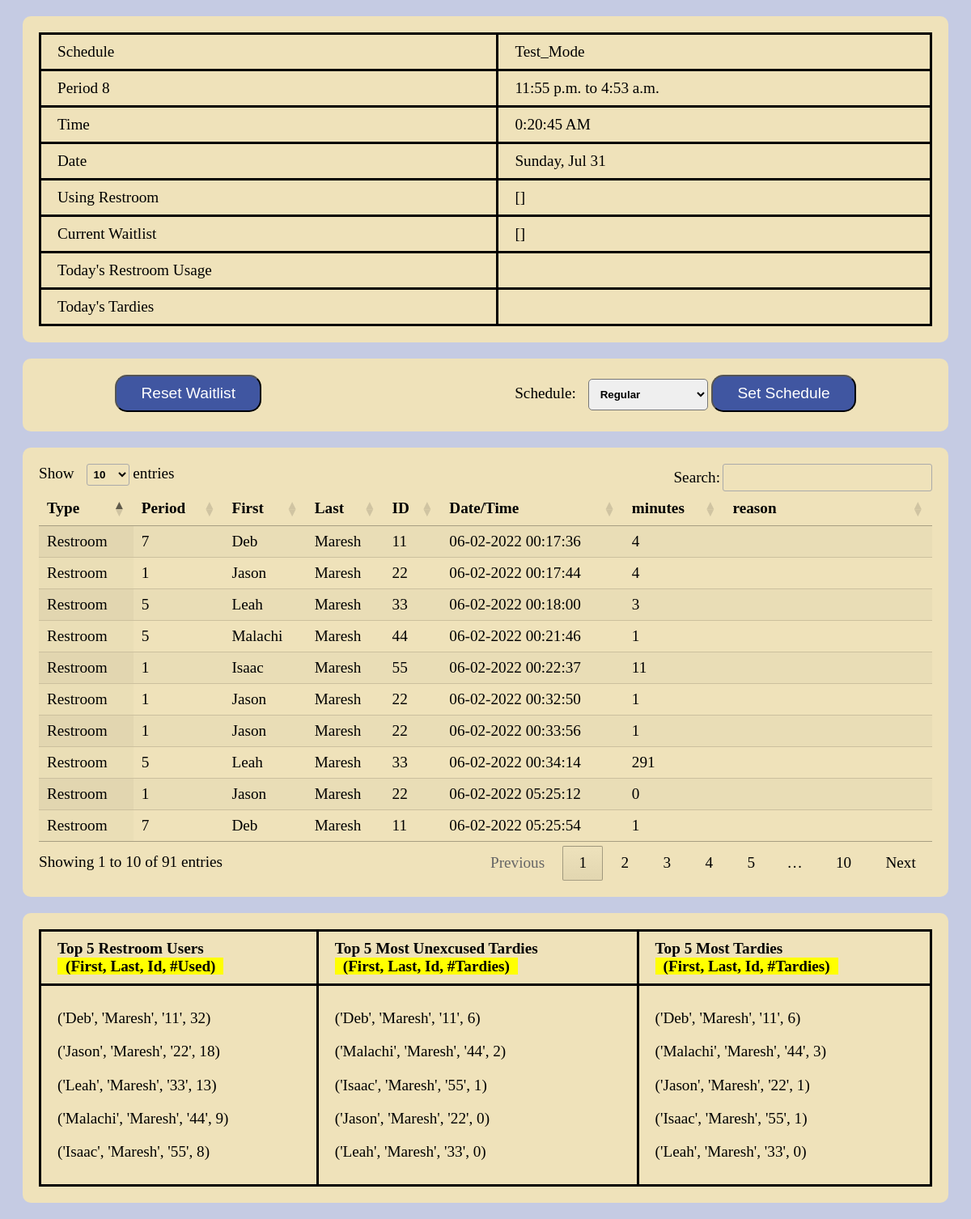
The page /dashboard (signed in) on the database its author committed.
### attendance/models.py (models this page shows)
class Schedule (models.Model):
    id = models.AutoField(primary_key=True)
    schedule_name = models.CharField(max_length=20)
    active = models.BooleanField()
    period_0 = models.CharField(max_length=20)
    period_1 = models.CharField(max_length=20)
    period_2 = models.CharField(max_length=20)
    period_3 = models.CharField(max_length=20)
    period_4 = models.CharField(max_length=20)
    period_5 = models.CharField(max_length=20)
    period_6 = models.CharField(max_length=20)
    period_7 = models.CharField(max_length=20)
    period_8 = models.CharField(max_length=20)

class Bathroom (models.Model):
    id = models.AutoField(primary_key=True)
    student = models.ForeignKey(Student, on_delete=models.CASCADE, related_name = "student_bathroom")
    time_out = models.DateTimeField()
    time_back = models.DateTimeField()
    minutes = models.IntegerField()

class Student (models.Model):
    id = models.AutoField(primary_key=True)
    first = models.CharField(max_length=20)
    last = models.CharField(max_length=20)
    student_id = models.CharField(max_length=10)
    period = models.CharField(max_length=1)
    exception = models.BooleanField()
    augPass = models.BooleanField(default=True)
    sepPass = models.BooleanField(default=True)
    octPass = models.BooleanField(default=True)
    novPass = models.BooleanField(default=True)
    decPass = models.BooleanField(default=True)
    janPass = models.BooleanField(default=True)
    febPass = models.BooleanField(default=True)
    marPass = models.BooleanField(default=True)
    aprPass = models.BooleanField(default=True)
    mayPass = models.BooleanField(default=True)
    junPass = models.BooleanField(default=True)
    julPass = models.BooleanField(default=True)

### attendance/views.py (the view)
# urls.py: path("dashboard", views.dashboard, name="dashboard"),
@login_required
def dashboard(request):
    period = get_current_period()
    start = datetime.strptime(getattr(Schedule.objects.get(active = True), period[0]), '%H:%M:%S').replace(month = datetime.now().month, day = datetime.now().day, year=datetime.now().year)  - timedelta(minutes=7)
    finish = datetime.strptime(getattr(Schedule.objects.get(active = True), period[1]), '%H:%M:%S').replace(month = datetime.now().month, day = datetime.now().day, year=datetime.now().year)
    finish_time = finish - timedelta(minutes=7)
    if period[2] == True:
        finish_time = finish
    start_time = start + timedelta(minutes=7)
    startdate = datetime.today()-timedelta(hours=8)
    records = Bathroom.objects.filter(time_out__gt = startdate).order_by('-time_out')
    tardyRecords = AttendanceRecord.objects.filter(timestamp__gt = startdate).order_by('-timestamp')
    numUnexTardies = []
    numTardies = []
    numBath = []
    for student in Student.objects.all():
        numUnexTardies.append((student.first, student.last, student.student_id, len(AttendanceRecord.objects.filter(student=student, excused=False))))
        numTardies.append((student.first, student.last, student.student_id, len(AttendanceRecord.objects.filter(student=student))))
        numBath.append((student.first, student.last, student.student_id, len(Bathroom.objects.filter(student=student))))
    numUnexTardies = sorted(numUnexTardies, key=lambda i:i[3], reverse=True)
    numTardies = sorted(numTardies, key=lambda i:i[3], reverse=True)
    numBath = sorted(numBath, key=lambda i:i[3], reverse=True)
    currentWaitlist = []
    for record in Waitlist.objects.all():
        currentWaitlist.append(record.student.first)
    bathDate = {}
    for record in Bathroom.objects.all():
        bathDate[record] = record.time_out.strftime("%m-%d-%Y  %H:%M:%S")
    tardyDate = {}
    for record in AttendanceRecord.objects.all():
        tardyDate[record] = record.timestamp.strftime("%m-%d-%Y  %H:%M:%S")
    return render(request, 'dashboard.html',{
        "tardyRecords": tardyRecords,
        "numUnexTardies": numUnexTardies[0:5],
        "numTardies": numTardies[0:5],
        "numBath": numBath[0:5],
        "tardies": AttendanceRecord.objects.all(),
        "bathroom": Bathroom.objects.all(),
        "timeSpent":datetime.now() - start_time > timedelta(minutes = 60),
        "waitlist": currentWaitlist,
        "records": records,
        "startdate":startdate.date,
        "hour": datetime.now().hour,
        "minute": datetime.now().minute,
        "schedule": Schedule.objects.get(active=True).schedule_name,
        "recordz": Record.objects.filter(timestamp__range = [start,finish]),
        "period": get_current_period(),
        "period_number": get_current_period()[0][-1],
        "start": start_time.time,
        "finish": finish_time.time,
        "using_restroom": students_using_restroom(),
        "options": Schedule.objects.all(),
        "bathDate": bathDate,
        "tardyDate": tardyDate
    })

### attendance/views.py (called while the page is built)
def get_current_period():
    now = datetime.now()
    is_max = False
    period = ['period_0', 'period_1', 'period_2', 'period_3', 'period_4', 'period_5', 'period_6', 'period_7', 'period_8']
    for i in range(9):
        then = datetime.strptime(getattr(Schedule.objects.get(active = True), period[i]), '%H:%M:%S').replace(month = datetime.now().month, day = datetime.now().day, year=datetime.now().year)  - timedelta(minutes=7)
        max = datetime.strptime(getattr(Schedule.objects.get(active = True), period[8]), '%H:%M:%S').replace(month = datetime.now().month, day = datetime.now().day, year=datetime.now().year)  - timedelta(minutes=7)
        if now < then:
            if then == max:
                is_max = True
            return [period[i-1], period[i], is_max]
    return ['period_0', 'period_1', is_max]

### attendance/templates/dashboard.html (shortened to what this page needs)
{% extends 'layout.html' %}
{% load static %}
{% block head %}
    <link href="{% static 'dashboard/style.css' %}" rel="stylesheet">
    <link rel="stylesheet" type="text/css" href="https://cdn.datatables.net/1.12.1/css/jquery.dataTables.css">
{% endblock %}
{% block body %}
<div  class="info-container" >
    <table class="info-table">
        <tr>
            <td>Schedule</td>
            <td>{{schedule}}</td>
        </tr>
        <tr>
            <td>Period {{period_number}}</td>
            <td>{{start}} to {{finish}}</td>
        </tr>
        <tr>
            <td>Time</td>
            <td id = "time"></td>
        </tr>
        <tr>
            <td>Date</td>
            <td id = "date"></td>
        </tr>
        <tr>
            <td>Using Restroom </td>
            <td>{{using_restroom}}</td>
        </tr>
        <tr>
            <td>Current Waitlist </td>
            <td>{{waitlist}}</td>
        </tr>
        <tr>
            <td>Today's Restroom Usage</td>
            <td>
            </td>
        </tr>
        <tr>
            <td>Today's Tardies</td>
            <td>
            </td>
        </tr>
    </table>
</div>
<div class="select">
    <div class="reset-container">
        <button class="bttn choice" id="reset-button">Reset Waitlist</button>
    </div>
    <div class="schedule-container">
        <form action="{% url 'schedule'%}" method="post">
            <label for="cars">Schedule:</label>
            <select name="schedule">
                {% for schedule in options %}
                    <option value = {{schedule.schedule_name}}>{{schedule.schedule_name}}</option>
                {% endfor %}
            </select>
            <input class="bttn choice" type="submit" value="Set Schedule">
        </form>
    </div>
</div>
<div class="filter-table-container">
    <table id="filter-table" class="display">
        <thead>
            <tr>
                <th>Type</th>
                <th>Period</th>
                <th>First</th>
                <th>Last</th>
                <th>ID</th>
                <th>Date/Time</th>
                <th>minutes</th>
                <th>reason</th>
            </tr>
        </thead>
        <tbody>
            {% for record, date in bathDate.items %}
            <tr>
                <td>Restroom</td>
                <td>{{record.student.period}}</td>
                <td>{{record.student.first}}</td>
                <td>{{record.student.last}}</td>
                <td>{{record.student.student_id}}</td>
                <td>{{date}}</td>
                <td> {{record.minutes}}</td>
                <td></td>
            </tr>
            {% endfor %}
        </tbody>
    </table>
</div>
<div class = "top5-container">
    <table class="top5-table">
        <thead>
            <th> Top 5 Restroom Users<br><span>(First, Last, Id, #Used)</span></th>
            <th> Top 5 Most Unexcused Tardies<br><span>(First, Last, Id, #Tardies)</span></th>
            <th> Top 5 Most Tardies<br><span>(First, Last, Id, #Tardies)</span></th>
        </thead>
        <tbody>
            <tr>
                <td>
                    {% for i in numBath%}
                        <p>{{i}}</p>
                    {% endfor %}
                </td>
                <td>
                    {% for i in numUnexTardies%}
                        <p>{{i}}</p>
                    {% endfor %}
                </td>
                <td>
                    {% for i in numTardies%}
                        <p>{{i}}</p>
                    {% endfor %}
                </td>
            </tr>
        </tbody>
    </table>
</div>
{% endblock %}

### attendance/templates/layout.html (shortened to what this page needs)
{% load static %}
<!DOCTYPE html>
<html lang="en">
    <head>
        {% block head %}
        {% endblock %}
    </head>
    {% block body %}
    {% endblock%}
</html>

### attendance/static/dashboard/style.css (style rules this page uses)
.info-container { background-color: #EFE2BA; margin: 20px; padding: 20px; border-radius: 10px; }
.info-table { border: solid; border-collapse: collapse; width: 100%; }
.info-table td { border: solid; padding: 10px 20px; }
.select { position: relative; background-color: #EFE2BA; display: flex; margin: 20px; padding: 20px; border-radius: 10px; height: 50px; }
input, button { background-color: #4056A1; font-size: 1em; color: white; padding: 10px 30px; border-radius: 15px; }
select { padding: 10px; border-radius: 5px; font-weight: bold; margin-left: 10px; }
.reset-container { position: absolute; left: 10%; }
.schedule-container { position: absolute; right: 10%; }
.filter-table-container { background-color: #EFE2BA; margin: 20px; padding: 20px; border-radius: 10px; }
.top5-container { background-color: #EFE2BA; margin: 20px; padding: 20px; border-radius: 10px; display: flex; }
.top5-table { border: solid; border-collapse: collapse; width: 100%; }
.top5-table td, .top5-table th { border: solid; padding: 10px 20px; }
.top5-table th { text-align: left; }
.top5-table span { background: yellow; padding: 0 10px; }

### rows shown on the page
Schedule: schedule_name "Test_Mode"
Bathroom: student.period "7", student.first "Deb", student.last "Maresh", student.student_id "11", date "06-02-2022 00:17:36", minutes "4"
Bathroom: student.period "1", student.first "Jason", student.last "Maresh", student.student_id "22", date "06-02-2022 00:17:44", minutes "4"
Bathroom: student.period "5", student.first "Leah", student.last "Maresh", student.student_id "33", date "06-02-2022 00:18:00", minutes "3"
Bathroom: student.period "5", student.first "Malachi", student.last "Maresh", student.student_id "44", date "06-02-2022 00:21:46", minutes "1"
Bathroom: student.period "1", student.first "Isaac", student.last "Maresh", student.student_id "55", date "06-02-2022 00:22:37", minutes "11"
Bathroom: student.period "1", student.first "Jason", student.last "Maresh", student.student_id "22", date "06-02-2022 00:32:50", minutes "1"
Bathroom: student.period "1", student.first "Jason", student.last "Maresh", student.student_id "22", date "06-02-2022 00:33:56", minutes "1"
Bathroom: student.period "5", student.first "Leah", student.last "Maresh", student.student_id "33", date "06-02-2022 00:34:14", minutes "291"
Bathroom: student.period "1", student.first "Jason", student.last "Maresh", student.student_id "22", date "06-02-2022 05:25:12", minutes "0"
Bathroom: student.period "7", student.first "Deb", student.last "Maresh", student.student_id "11", date "06-02-2022 05:25:54", minutes "1"

### other values the page prints
{{ period_number }} "8"
{{ start }} "11:55 p.m."
{{ finish }} "4:53 a.m."
{{ using_restroom }} "[]"
{{ waitlist }} "[]"
{{ i }} "('Deb', 'Maresh', '11', 32)" "('Jason', 'Maresh', '22', 18)" "('Leah', 'Maresh', '33', 13)" "('Malachi', 'Maresh', '44', 9)" "('Isaac', 'Maresh', '55', 8)"
{{ i }} "('Deb', 'Maresh', '11', 6)" "('Malachi', 'Maresh', '44', 2)" "('Isaac', 'Maresh', '55', 1)" "('Jason', 'Maresh', '22', 0)" "('Leah', 'Maresh', '33', 0)"
{{ i }} "('Deb', 'Maresh', '11', 6)" "('Malachi', 'Maresh', '44', 3)" "('Jason', 'Maresh', '22', 1)" "('Isaac', 'Maresh', '55', 1)" "('Leah', 'Maresh', '33', 0)"
form field schedule "Regular"
